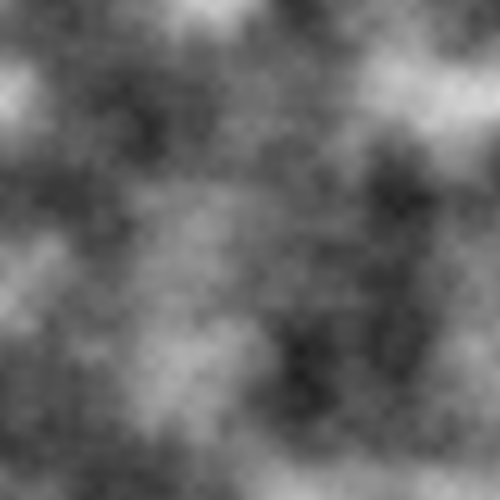
Frame 1 (no input)
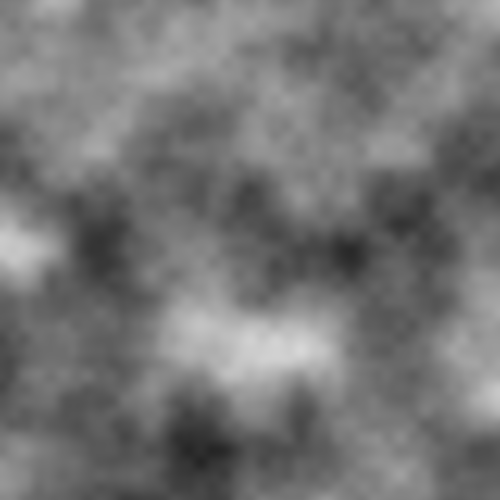
Frame 60 (the mouse pressed at the canvas centre just before this capture)
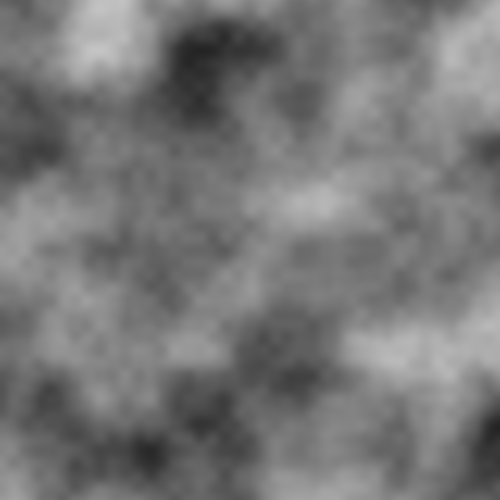
Frame 120 (the mouse held since frame 60 and released just before this capture)

The Processing sketch that drew these frames (run headless with seeded random() and noise(); from frame 60 on, the mouse is pressed at the canvas centre):

// Processing sketch: exerciseI_9
// ── exerciseI_9.pde
import java.util.Random;
float r,
g,
b,
xOff,
yOff,
xStep,
inc;
void setup() {
  size(500, 500);
  background(255);
  frameRate(30);
  inc = .01;
  xStep = 1;
}

void draw() {
  loadPixels();
  xOff = xStep;
  for(int x = 0; x < width; x++) {
    yOff = 0;
    for(int y = 0; y < height; y++) {
      float brightness = map(noise(xOff, yOff), 0, 1, 0, 255);
      pixels[x * width + y] = color(brightness);
      yOff += inc;
    }
    xOff += inc;
  }
  updatePixels();
  xStep += .5;
}
